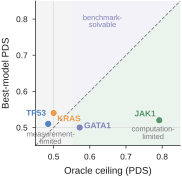

Reproduce this figure in Python.
"""Fig 5c — measurement-limited vs computation-gap phase map.

Message: two distinct failure modes separate in ceiling-vs-model space.
  x = oracle discrimination ceiling per gene (independent second measurement).
  y = best honestly-scored model PDS per gene.

Source of truth (both axes committed):
  x: results/canonical/oracle_ceiling.csv via D.oracle() PDS_oracle
     (TP53 0.485, KRAS 0.500, GATA1 0.572, JAK1 0.792).
  y: results/canonical/unified_results5.csv via D.best_model() (best in-house head,
     canonical multi-seed harness): TP53 0.51, KRAS 0.54, GATA1 0.50, JAK1 0.52.
Both axes now regenerate from committed CSVs; the same y feeds Fig 5b and SI Table
tab:window "Best model PDS" so all three stay in sync.

Regions (faint labels only, no leakage of ceiling/model values):
  lower-left  "measurement-limited"  both near chance (TP53, KRAS)
  lower-right "computation-limited"   ceiling high, model low (JAK1)
  upper-right "benchmark-solvable"    ceiling high, model tracks ceiling (aspiration)
"""
import os
import sys

sys.path.insert(0, os.path.dirname(os.path.dirname(os.path.abspath(__file__))))
import nm_style as S
import remote_data as D
from matplotlib.patches import Polygon, Rectangle


def _rect(x, y, w, h, color, alpha):
    return Rectangle((x, y), w, h, facecolor=color, edgecolor="none",
                     alpha=alpha, zorder=0)

# ---- data ----------------------------------------------------------------
orc = D.oracle().set_index("scope")
# best-model PDS per gene, canonical multi-seed harness (D.best_model, committed CSV)
BEST_MODEL_PDS = {g: round(v, 2) for g, v in D.best_model().items()}

genes = S.GENE_ORDER  # TP53, KRAS, GATA1, JAK1
xs = {g: float(orc.loc[g, "PDS_oracle"]) for g in genes}
ys = {g: BEST_MODEL_PDS[g] for g in genes}

# ---- figure --------------------------------------------------------------
S.apply_rcparams()
fig, ax = S.panel(50.0, 48.0)

LO, HI = 0.45, 0.85
CHANCE = 0.5

# faint region shading: lower band (measurement-limited) uses ceiling <= ~0.55.
# We separate the plane by a vertical measurement threshold and the y=x diagonal.
X_SEP = 0.55  # ceiling below this => measurement-limited (near-chance measurement)

# lower-left measurement-limited block (ceiling near chance)
ax.add_patch(_rect(LO, LO, X_SEP - LO, HI - LO, S.LIGHT_GREY, 0.30))
# right half (high ceiling) split by the y=x diagonal into two failure/success modes:
#   below diagonal  -> computation-limited (ceiling high, model lags)
#   above/near diag -> benchmark-solvable  (model tracks ceiling)
comp_poly = [(X_SEP, LO), (HI, LO), (HI, HI), (X_SEP, X_SEP)]
solv_poly = [(X_SEP, X_SEP), (HI, HI), (X_SEP, HI)]
ax.add_patch(Polygon(comp_poly, closed=True, facecolor=S.GENE_COLORS["JAK1"],
                     edgecolor="none", alpha=0.12, zorder=0))
ax.add_patch(Polygon(solv_poly, closed=True, facecolor=S.GENE_COLORS["GATA1"],
                     edgecolor="none", alpha=0.10, zorder=0))

# y = x diagonal (model == ceiling)
ax.plot([LO, HI], [LO, HI], color=S.GREY, lw=0.6, ls=(0, (4, 2)), zorder=1)
# chance reference lines
ax.axhline(CHANCE, color=S.LIGHT_GREY, lw=0.5, zorder=0)
ax.axvline(CHANCE, color=S.LIGHT_GREY, lw=0.5, zorder=0)

# region labels (faint, no numbers)
ax.text(0.492, 0.472, "measurement-\nlimited", ha="center", va="center",
        fontsize=5.4, color=S.GREY, linespacing=1.0, zorder=2)
ax.text(0.775, 0.485, "computation-\nlimited", ha="center", va="center",
        fontsize=5.4, color=S.GREY, linespacing=1.0, zorder=2)
ax.text(0.635, 0.795, "benchmark-\nsolvable", ha="center", va="center",
        fontsize=5.4, color=S.GENE_COLORS["GATA1"], linespacing=1.0, zorder=2)

# gene points
for g in genes:
    ax.scatter(xs[g], ys[g], s=26, color=S.GENE_COLORS[g],
               edgecolor="white", linewidth=0.5, zorder=5, clip_on=False)

# gene labels, offset to avoid overlap and stay on-axis
# TP53 (0.485,0.51) & KRAS (0.500,0.54) sit close in lower-left -> spread them
label_off = {
    "TP53":  (-0.006, 0.018, "right", "bottom"),
    "KRAS":  (0.010, -0.006, "left", "top"),
    "GATA1": (0.012, 0.004, "left", "center"),
    "JAK1":  (-0.010, 0.006, "right", "bottom"),
}
for g in genes:
    dx, dy, ha, va = label_off[g]
    ax.text(xs[g] + dx, ys[g] + dy, g, ha=ha, va=va, fontsize=6,
            color=S.GENE_COLORS[g], fontweight="bold", zorder=6)

# axes
ax.set_xlim(LO, HI)
ax.set_ylim(LO, HI)
ax.set_xticks([0.5, 0.6, 0.7, 0.8])
ax.set_yticks([0.5, 0.6, 0.7, 0.8])
ax.set_xlabel("Oracle ceiling (PDS)")
ax.set_ylabel("Best-model PDS")
ax.set_aspect("equal", adjustable="box")
S.despine(ax, keep=("left", "bottom"))

S.save(fig, os.path.join(os.path.dirname(os.path.abspath(__file__)), "fig5c_phasemap"))
print("done")
print("x (oracle):", {g: round(xs[g], 3) for g in genes})
print("y (best-model):", ys)
